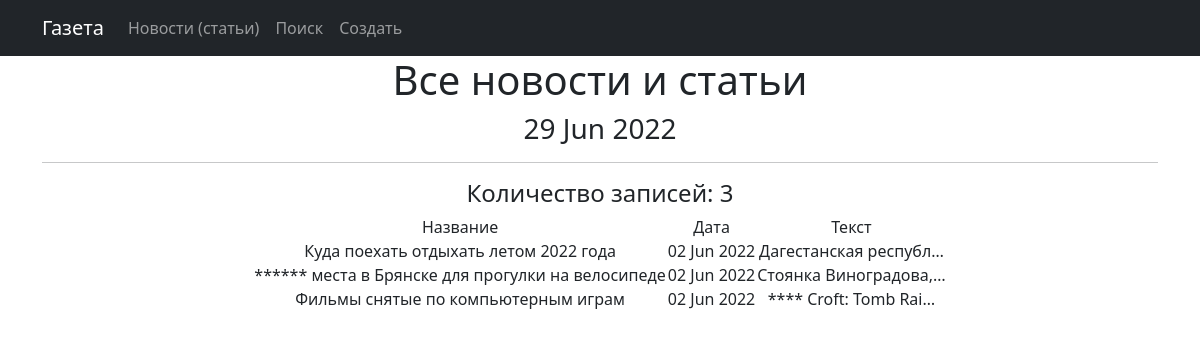
The page /news/ on the database as committed earlier.
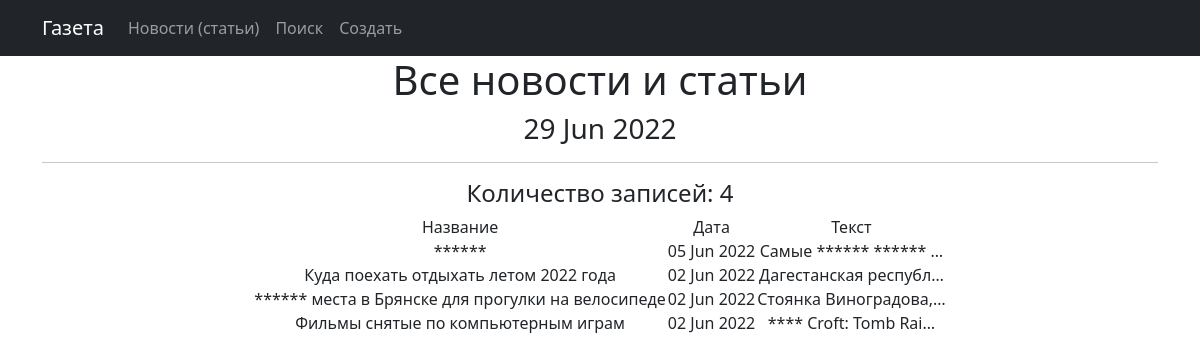
The same page on the database as committed later.
### news/models.py (models this page shows, shortened)
class Post(models.Model):
    author = models.ForeignKey(Author, on_delete=models.CASCADE)
    NEWS = 'NW'
    ARTICLE = 'AR'
    Category_Choises = (
        (NEWS, 'Новость'),
        (ARTICLE, 'Статья'),
    )
    Category_Type = models.CharField(max_length=2, choices=Category_Choises, default=ARTICLE)
    dateCreation = models.DateTimeField(auto_now_add=True)
    postCategory = models.ManyToManyField(Category, through='PostCategory')
    title = models.CharField(max_length=128)
    text = models.TextField()
    rating = models.SmallIntegerField(default=0)

### news/views.py (the view)
# urls.py: path('', PostsList.as_view(), name='news'),
class PostsList(ListView):
    model = Post
    ordering = 'title'
    template_name = 'news.html'
    context_object_name = 'news'
    ordering = '-dateCreation'
    paginate_by = 10
    def get_queryset(self):
        queryset = super().get_queryset()
        self.filterset = PostFilter(self.request.GET, queryset)
        return self.filterset.qs
    def get_context_data(self, **kwargs):
        context = super().get_context_data(**kwargs)
        context['time_now'] = datetime.utcnow()
        context['next_sale'] = None
        context['filterset'] = self.filterset
        return context

### news/templatetags/custom_filters.py (called while the page is built)
@register.filter()
def censor(message: str):
    global string2
    ln = len(bad_words)
    censor = ''
    string = ''
    pattern = '*'
    for i in message:
        string += i
        string2 = string.lower()
        flag = 0
        for j in bad_words:
            if not string2 in j:
                flag += 1
            if string2 == j:
                censor += pattern * len(string)
                flag -= 1
                string = ''
        if flag == ln:
            censor += string
            string = ''
    if string2 != '' and string2 not in bad_words:
        censor += string
    elif string2 != '':
        censor += pattern * len(string)
    return censor

### news/templatetags/custom_tags.py (called while the page is built)
@register.simple_tag()
def current_time(format_string='%d %b %Y'):
    return datetime.utcnow().strftime(format_string)

### templates/news.html (shortened to what this page needs)
{% extends 'flatpages/default.html' %}
{% load custom_tags %}
{% load custom_filters %}
{% block content %}
<h1> Все новости и статьи</h1>
   <h3>{% current_time '%d %b %Y' %}</h3>
   <hr>
    {% if news %}
    <h4>Количество записей: {{ news | length }} </h4>
        <table style="margin-left: auto; margin-right: auto;">
           <tr>
           <tr>
               <td style="text-align: center;"> Название</td>
               <td style="text-align: center;">Дата</td>
               <td style="text-align: center;">Текст</td>
           </tr>
            {% for new in news %}
            <tr>
                <td style="text-align: center;"> {{new.title | censor}}</td>
                <td style="text-align: center;"> {{new.dateCreation|date:'d M Y'}}</td>
                <td style="text-align: center;"> {{new.text | censor | truncatechars:21}}</td>
            </tr>
            {% endfor %}
       </table>
    {% else %}
        <h2> Новостей и статей нет! </h2>
    {% endif %}
{% endblock content %}

Rows that differ between the two databases and show on the page:
added Post: title|censor "******", dateCreation "05 Jun 2022", text|censor "Самые ****** ****** …"
Other text that changed with them:
{{ news | length }}: "3" → "4"
